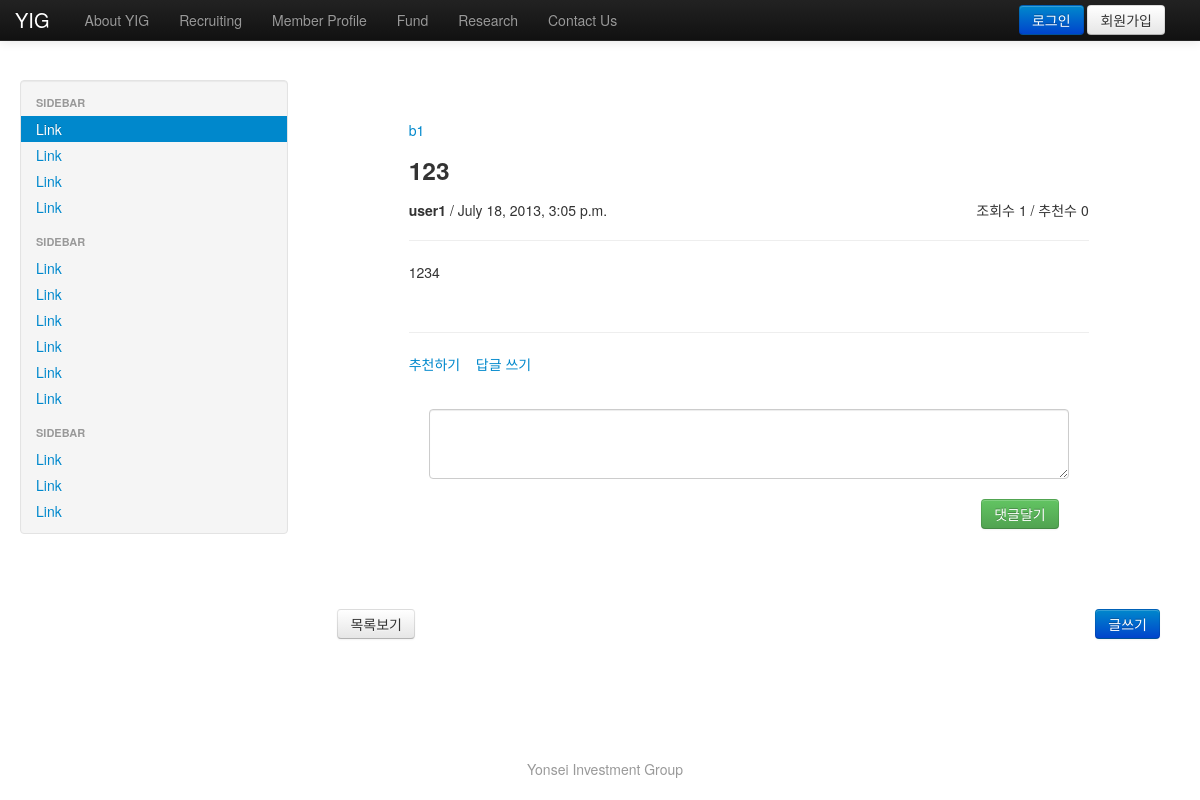
The app's page /yighub/entry/1/ (signed in) with its own data.
### yighub/models.py (models this page shows, shortened)
class Entry(models.Model):
    title = models.CharField(max_length = 200)
    content = models.TextField()
    creator = models.ForeignKey(User, related_name = 'entry_creators')
    board = models.ForeignKey(Board)
    time_created = models.DateTimeField(auto_now_add = True)
    time_last_modified = models.DateTimeField(auto_now = True)
    count_comment = models.PositiveIntegerField(default = 0)
    recommendation = models.ManyToManyField(User, related_name = 'entry_recommendations', blank = True, null = True)
    count_view = models.PositiveIntegerField(default = 0)
    count_recommendation = models.PositiveIntegerField(default = 0)
    notice = models.BooleanField(default = False)
    arrangement = models.PositiveIntegerField() # better to number or arrange_number ? number_arrange ?
    depth = models.PositiveSmallIntegerField(default = 0)
    parent = models.PositiveIntegerField(null = True, blank = True) # must be pk
    tag = models.ManyToManyField(Tag, related_name = 'entrys', blank = True, null = True)

class Board(models.Model):
    name = models.CharField(max_length = 50)
    count_entry = models.PositiveIntegerField(default = 0)
    newest_entry = models.PositiveIntegerField(null = True, blank = True)
    newest_time = models.DateTimeField(null = True, blank = True)
    participant = models.ManyToManyField(User, null = True, blank = True)
    archive = models.BooleanField(default = False)
    authority = models.CharField(max_length = 3, choices = MEMBER_LEVEL_CHOICES) # permission으로 바꾸기
    def __unicode__(self):
        return self.name

class User(models.Model):
    user_id = models.CharField(max_length = 30)
    password = models.CharField(max_length = 200)
    name = models.CharField(max_length = 30)
    date_joined = models.DateField(auto_now_add = True)
    last_login = models.DateTimeField()
    birthday = models.DateField(blank = True, null = True)
    email = models.EmailField(blank = True)
    messenger = models.CharField(max_length = 50, blank = True) # sns
    phone_number = models.PositiveIntegerField(blank = True, null = True) # force users to input only numbers, for consistency
    ordinal = models.PositiveSmallIntegerField(blank = True, null = True) # null for non-member
    level = models.CharField(max_length = 3, choices = MEMBER_LEVEL_CHOICES)
    carrer1 = models.CharField(max_length = 200, blank = True)
    carrer2 = models.CharField(max_length = 200, blank = True)
    carrer3 = models.CharField(max_length = 200, blank = True)
    carrer4 = models.CharField(max_length = 200, blank = True)
    carrer5 = models.CharField(max_length = 200, blank = True)
    self_introduction = models.TextField(blank = True)
    point = models.PositiveIntegerField(default = 0)
    profile = models.ImageField(upload_to = 'images/profiles', blank = True, ) # 내부용 null = True
    picture = models.ImageField(upload_to = 'images/pictures', blank = True, ) # 외부용 null = True
    def __unicode__(self):
        return self.name

### yighub/views.py (the view)
# urls.py: url(r'^entry/(?P<entry_id>\d+)/$', 'read', name='read') ,
def read(request, entry_id):
    permission = is_member(request)
    if permission[0] == False:
        return permission[1]
    try:
        e = Entry.objects.get(pk = entry_id)
    except Entry.DoesNotExist:
        raise Http404
    e.count_view += 1
    e.save()
    u = request.session['user']
    recommendations = e.recommendation.all()
    files = e.files.all() #File.objects.filter(entry = e)
    comments = e.comment_set.all()
    return render(request, 'yighub/read.html',
      {'user' : u,
      'entry' : e,
      'files' : files,
      'recommendations' : recommendations,
      'comments' : comments,
      },
      )

### yighub/views.py (called while the page is built)
def is_member(request):
    try:
        u = request.session['user_id']
        user = User.objects.get(user_id = u)
    except KeyError:
        return False, redirect('yighub:login')
    except User.DoesNotExist: # 세션에는 남아있지만 데이터베이스에는 없는 경우. 회원탈퇴이거나 다른 app을 쓰다 접근.
        return False, redirect('yighub:logout',)
    if user.level == 'non':
        messages.error(request, '접근 권한이 없습니다.')
        return False, render(request, 'yighub/error.html', )
    else:
        return True, None # indexing을 위해

### yighub/templates/yighub/read.html (shortened to what this page needs)
﻿{% extends "yighub/base.html" %}
{% block contents %}
<div class="row-fluid">
	<div class="span3">
		<div class="well sidebar-nav">
			<ul class="nav nav-list">
				<li class="nav-header">Sidebar</li>
				<li class="active"><a href="#">Link</a></li>
				<li><a href="#">Link</a></li>
				<li><a href="#">Link</a></li>
				<li><a href="#">Link</a></li>
				<li class="nav-header">Sidebar</li>
				<li><a href="#">Link</a></li>
				<li><a href="#">Link</a></li>
				<li><a href="#">Link</a></li>
				<li><a href="#">Link</a></li>
				<li><a href="#">Link</a></li>
				<li><a href="#">Link</a></li>
				<li class="nav-header">Sidebar</li>
				<li><a href="#">Link</a></li>
				<li><a href="#">Link</a></li>
				<li><a href="#">Link</a></li>
			</ul>
		</div>
	</div>
	<div class="span9">
		<br />	<br />
		<div class="container-fluid" style="max-width: 680px; margin-left: auto; margin-right: auto;">
			<a href="">{{ entry.board }}</a>
			<h3>{{ entry.title }}</h3>
			<span> <strong>{{ entry.creator }}</strong> / {{ entry.time_created }} </span>
			<span class="pull-right">조회수 {{ entry.count_view }} / 추천수 {{ entry.count_recommendation }} </span>
			<hr />
			{{ entry.content|linebreaks }}
			<br />
			<hr />
			<span>
				<a href = "{% url 'yighub:recommend' entry.id %}">추천하기</a>
				<a href = "{% url 'yighub:reply' entry.id %}">답글 쓰기</a>
			</span>
			<br />
			<br />
			<div style="padding: 15px 20px 5px 20px;">
				<form action = "{% url 'yighub:comment' entry.id %}" method = 'post' >
					<textarea rows="3" class="span12" name = "content"></textarea>
					<button style="margin: 10px;" class="btn btn-success pull-right" type = "submit">댓글달기</button>
				</form>
			</div>
		</div>
		<div class="row-fluid" style="margin-top: 70px">
			<div class="container-fluid">
				<span>
				<a href="{% url 'yighub:board' entry.board.id %}">
					<button type="button" class="btn">목록보기</button>
				</a>
				</span>
				<span class="pull-right">
				<a href="{% url 'yighub:create' %}">
					<button type="button" class="btn btn-primary">글쓰기</button>
				</a>
				</span>
			</div>
		</div>
	</div>
</div>
{% endblock %}

### records on screen
Entry: board "b1", title "123", creator "user1", time_created "July 18, 2013, 3:05 p.m.", count_view "1", count_recommendation "0", content "1234"
